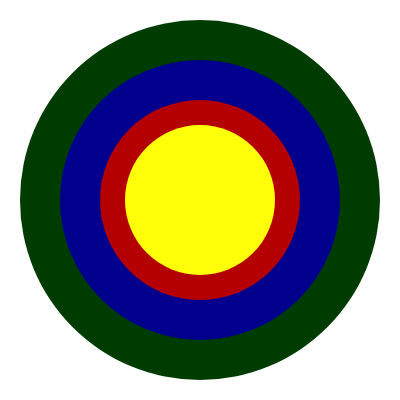
Frame 1 (no input)
Frame 60 (no input): identical to frame 1, image omitted
Frame 120 (the mouse pressed at the canvas centre since frame 60): identical to frame 1, image omitted

The p5.js sketch that drew this single still picture (run headless with seeded random() and noise() and a simulated clock; from frame 60 on, the mouse is pressed at the canvas centre):

// p5.js sketch
// ── sketch.js
let diameters = [360, 280, 200, 150];

let colourValues = [
  [0,60,0],   
  [0,0,140],     
  [180,0,0],   
  [255,255,10] 
];

function setup() {
  createCanvas(400, 400);

  let circlex = width / 2;
  let circley = height / 2;

  noStroke(); 

  for (let i = 0; i < diameters.length; i++) {
    fill(colourValues[i]);
    circle(circlex, circley, diameters[i]);
  }
}

function draw() {}
